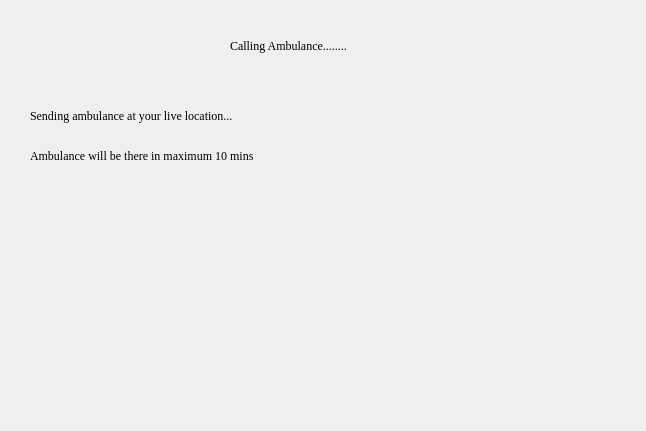
<?xml version="1.0" encoding="UTF-8"?>
<ui version="4.0">
 <class>callAmbulance</class>
 <widget class="QWidget" name="callAmbulance">
  <property name="geometry">
   <rect>
    <x>0</x>
    <y>0</y>
    <width>646</width>
    <height>431</height>
   </rect>
  </property>
  <property name="font">
   <font>
    <family>Times New Roman</family>
   </font>
  </property>
  <property name="windowTitle">
   <string>Form</string>
  </property>
  <widget class="QLabel" name="label">
   <property name="geometry">
    <rect>
     <x>230</x>
     <y>20</y>
     <width>251</width>
     <height>51</height>
    </rect>
   </property>
   <property name="styleSheet">
    <string notr="true">font: 700 italic 16pt &quot;Times New Roman&quot;;</string>
   </property>
   <property name="text">
    <string>Calling Ambulance........</string>
   </property>
  </widget>
  <widget class="QLabel" name="label_2">
   <property name="geometry">
    <rect>
     <x>30</x>
     <y>130</y>
     <width>361</width>
     <height>51</height>
    </rect>
   </property>
   <property name="styleSheet">
    <string notr="true">font: 12pt &quot;Times New Roman&quot;;</string>
   </property>
   <property name="text">
    <string>Ambulance will be there in maximum 10 mins</string>
   </property>
  </widget>
  <widget class="QLabel" name="label_3">
   <property name="geometry">
    <rect>
     <x>30</x>
     <y>90</y>
     <width>361</width>
     <height>51</height>
    </rect>
   </property>
   <property name="styleSheet">
    <string notr="true">font: 12pt &quot;Times New Roman&quot;;</string>
   </property>
   <property name="text">
    <string>Sending ambulance at your live location...</string>
   </property>
  </widget>
 </widget>
 <resources/>
 <connections/>
</ui>
